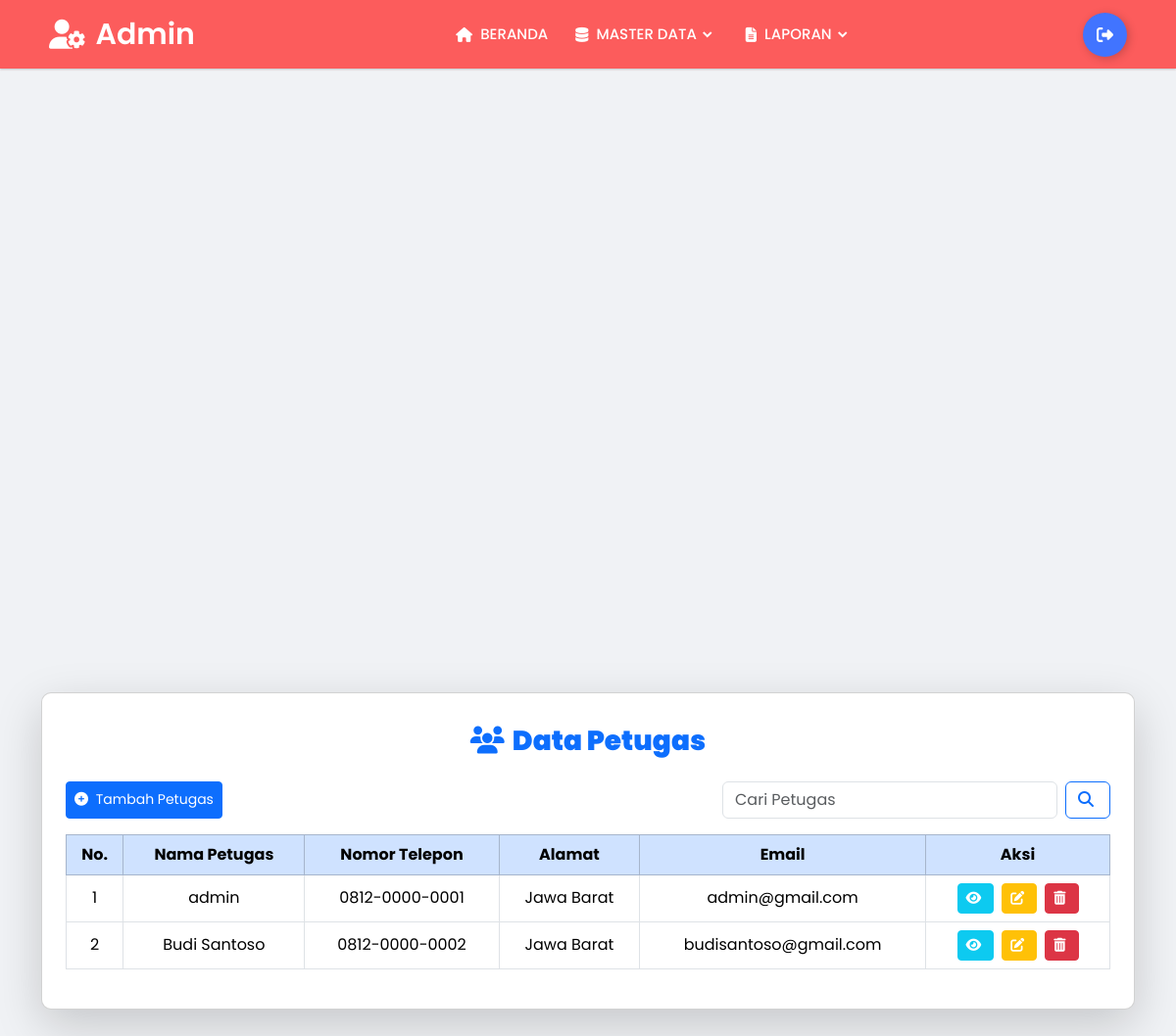
Page /admin/petugas/show_petugas.php (signed in) on the committed database.
### tables this page shows
CREATE TABLE `petugas` (
  `id_petugas` int(11) NOT NULL,
  `nama_petugas` varchar(50) NOT NULL,
  `no_telp` varchar(15) NOT NULL,
  `alamat` text NOT NULL,
  `email` varchar(100) NOT NULL
);

### admin/petugas/show_petugas.php (the view, shortened to what this page needs)
<?php
include "../include/koneksi.php";
include "../include/header.php";
include "../include/navbar_admin.php";
?>
<link rel="stylesheet" href="https://cdnjs.cloudflare.com/ajax/libs/font-awesome/6.4.0/css/all.min.css" />
<div class="container mt-5">
    <div class="card shadow-lg p-4">
        <h3 class="text-center text-primary mt-2 mb-4">
            <i class="fas fa-users me-2"></i><b>Data Petugas</b>
        </h3>
        <div class="d-flex justify-content-between mb-3">
            <button class="btn btn-sm btn-primary" data-bs-toggle="modal" data-bs-target="#modalTambah">
                <i class="fas fa-plus-circle"></i> Tambah Petugas
            </button>
            <form class="d-flex" method="GET" action="">
                <input class="form-control me-2" type="search" name="search" placeholder="Cari Petugas" aria-label="Search">
                <button class="btn btn-outline-primary" type="submit">
                    <i class="fas fa-search"></i>
                </button>
            </form>
        </div>
        <?php
            $search = isset($_GET['search']) ? $_GET['search'] : '';
            $sql = "SELECT * FROM petugas WHERE nama_petugas LIKE '%$search%' OR no_telp LIKE '%$search%' OR alamat LIKE '%$search%' OR email LIKE '%$search%'";
            $sql_eksekusi = mysqli_query($koneksi, $sql);
        ?>
        <div class="table-responsive">
            <table class="table table-hover table-bordered text-center align-middle">
                <thead class="table-primary">
                    <tr>
                        <th>No.</th>
                        <th>Nama Petugas</th>
                        <th>Nomor Telepon</th>
                        <th>Alamat</th>
                        <th>Email</th>
                        <th>Aksi</th>
                    </tr>
                </thead>
                <tbody>
                    <?php if ($sql_eksekusi && mysqli_num_rows($sql_eksekusi) > 0): ?>
                        <?php $no = 1; ?>
                        <?php while ($data = mysqli_fetch_array($sql_eksekusi)): ?>
                            <tr>
                                <td><?= $no++; ?></td>
                                <td><?= htmlspecialchars($data['nama_petugas']); ?></td>
                                <td><?= htmlspecialchars($data['no_telp']); ?></td>
                                <td><?= htmlspecialchars($data['alamat']); ?></td>
                                <td><?= htmlspecialchars($data['email']); ?></td>
                                <td>
                                    <div class="d-flex gap-2 justify-content-center">
                                        <button class="btn btn-info btn-sm text-white"
                                                data-bs-toggle="modal"
                                                data-bs-target="#modalLihat<?= $data['id_petugas']; ?>">
                                            <i class="fas fa-eye"></i>
                                        </button>
                                        <button class="btn btn-warning btn-sm text-white"
                                                data-bs-toggle="modal"
                                                data-bs-target="#modalEdit<?= $data['id_petugas']; ?>">
                                            <i class="fas fa-edit"></i>
                                        </button>
                                        <a href="show_petugas.php?hapus_petugas=<?= $data['id_petugas']; ?>"
                                           class="btn btn-danger btn-sm"
                                           onclick="return confirm('Apakah Anda yakin ingin menghapus petugas ini?')">
                                            <i class="fas fa-trash-alt"></i>
                                        </a>
                                    </div>
                                </td>
                            </tr>
                        <?php endwhile; ?>
                    <?php else: ?>
                        <tr>
                            <td colspan="6">Tidak ada data petugas.</td>
                        </tr>
                    <?php endif; ?>
                </tbody>
            </table>
        </div>
    </div>
</div>
<?php include "../include/footer.php"; ?>

### admin/asset/css/style.css (style rules this page uses)
* { margin: 0; padding: 0; box-sizing: border-box; font-family: "poppins", sans-serif; }
body { display: flex; justify-content: center; align-items: center; min-height: 200vh; background: url(img.jpg) no-repeat; background-size: cover; background-position: center; }

### admin/include/navbar_admin.php (style rules this page uses)
* { margin: 0; padding: 0; box-sizing: border-box; font-family: 'Poppins', sans-serif; }
body { min-height: 100vh; }

### admin/petugas/show_petugas.php (style rules this page uses)
body { padding-top: 70px; background: #f0f2f5; font-family: 'Poppins', sans-serif; }
.card { border-radius: 10px; box-shadow: 0 4px 6px rgba(0,0,0,0.1); margin-top: 20px; }
.card h3 { font-weight: bold; }
.table th, .table td { vertical-align: middle !important; }
.btn i { margin-right: 4px; }

### rows in the picture
petugas: nama_petugas "admin", no_telp "0812-0000-0001", alamat "Jawa Barat", email "admin@gmail.com"
petugas: nama_petugas "Budi Santoso", no_telp "0812-0000-0002", alamat "Jawa Barat", email "budisantoso@gmail.com"
